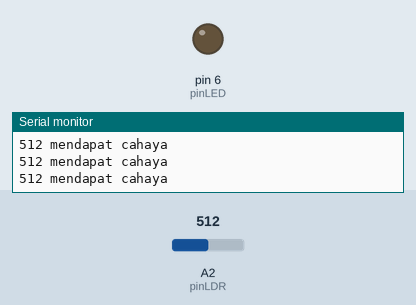
Simulated run of this sketch. Board: Arduino Uno, built with avr-gcc and run on an emulated ATmega328P. On the bench: output pins drawn as LEDs (lit = HIGH), the last lines printed to the serial monitor. Inputs (shaded band) come from the test bench; at power-on: A2 (pinLDR) = 512.

Above: at 1.2 s.
1.3 s: A2 (pinLDR) set to 693
4.3 s: A2 (pinLDR) set to 709
At 5.4 s:
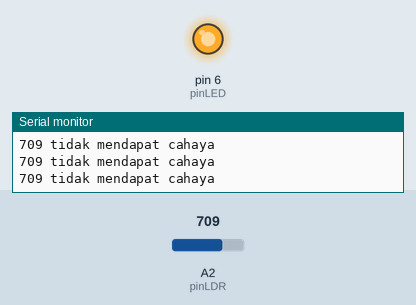
5.9 s: A2 (pinLDR) set to 690
At 6.9 s:
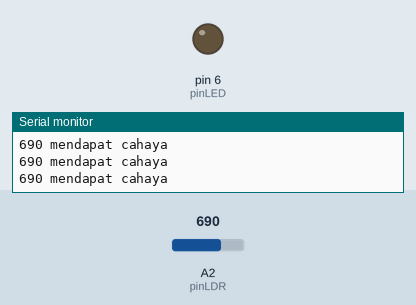
7.5 s: A2 (pinLDR) set to 710
At 8.4 s:
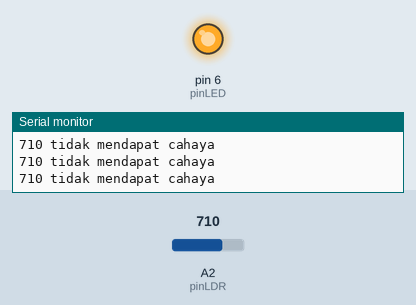
Timing chart, 0 to 10.1 s (numbered marks = the images above; inputs shaded):
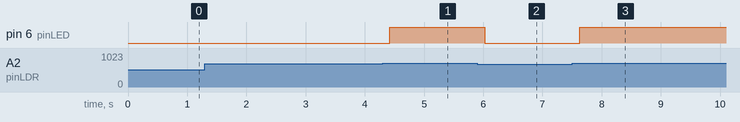

The sketch:

sketch_sep29d.ino
```cpp
int pinLDR = A2;
int pinLED = 6;
int nilaiSensor;

void setup() {
  // put your setup code here, to run once:
  Serial.begin(9600);
  pinMode(pinLDR, INPUT);
  pinMode(pinLED, OUTPUT);
}
void loop() {
  // put your main code here, to run repeatedly:
  nilaiSensor = analogRead(pinLDR);
  Serial.print(nilaiSensor);
  delay(100);

  if (nilaiSensor >= 700){
    digitalWrite(pinLED, HIGH);
    Serial.println(" tidak mendapat cahaya");
  } else{
    digitalWrite(pinLED, LOW);
    Serial.println(" mendapat cahaya");
  }

}
```

Measured:
- the behaviour switches between 699 and 700 on A2 (pinLDR) (found by bisection; images 0 and 1)
- after the input at 4.3 s, pin 6 (pinLED): LOW → HIGH after 0.12 s
- after the input at 5.9 s, pin 6 (pinLED): HIGH → LOW after 0.13 s
- after the input at 7.5 s, pin 6 (pinLED): LOW → HIGH after 0.13 s
